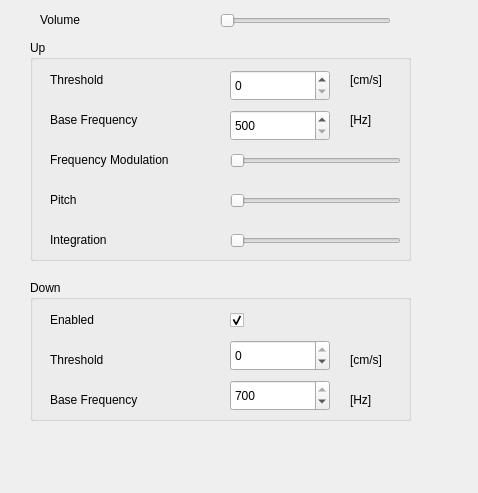
<?xml version="1.0" encoding="UTF-8"?>
<ui version="4.0">
 <class>AcousticFrame</class>
 <widget class="QWidget" name="AcousticFrame">
  <property name="geometry">
   <rect>
    <x>0</x>
    <y>0</y>
    <width>478</width>
    <height>493</height>
   </rect>
  </property>
  <property name="windowTitle">
   <string>Acoustic</string>
  </property>
  <widget class="QLabel" name="textLabel_Volume">
   <property name="geometry">
    <rect>
     <x>40</x>
     <y>10</y>
     <width>150</width>
     <height>20</height>
    </rect>
   </property>
   <property name="text">
    <string>Volume</string>
   </property>
   <property name="wordWrap">
    <bool>false</bool>
   </property>
  </widget>
  <widget class="QSlider" name="slider_Volume">
   <property name="geometry">
    <rect>
     <x>220</x>
     <y>10</y>
     <width>171</width>
     <height>21</height>
    </rect>
   </property>
   <property name="maximum">
    <number>100</number>
   </property>
   <property name="singleStep">
    <number>25</number>
   </property>
   <property name="pageStep">
    <number>25</number>
   </property>
   <property name="orientation">
    <enum>Qt::Horizontal</enum>
   </property>
  </widget>
  <widget class="QGroupBox" name="groupBox_Up">
   <property name="geometry">
    <rect>
     <x>30</x>
     <y>40</y>
     <width>381</width>
     <height>221</height>
    </rect>
   </property>
   <property name="title">
    <string>Up</string>
   </property>
   <widget class="QLabel" name="textLabel_ThresholdUnit_2">
    <property name="geometry">
     <rect>
      <x>320</x>
      <y>30</y>
      <width>67</width>
      <height>20</height>
     </rect>
    </property>
    <property name="text">
     <string>[cm/s]</string>
    </property>
    <property name="wordWrap">
     <bool>false</bool>
    </property>
   </widget>
   <widget class="QLabel" name="textLabel_UpFreq">
    <property name="geometry">
     <rect>
      <x>20</x>
      <y>70</y>
      <width>150</width>
      <height>20</height>
     </rect>
    </property>
    <property name="text">
     <string>Base Frequency</string>
    </property>
    <property name="wordWrap">
     <bool>false</bool>
    </property>
   </widget>
   <widget class="QLabel" name="textLabel_Threshold">
    <property name="geometry">
     <rect>
      <x>20</x>
      <y>30</y>
      <width>134</width>
      <height>20</height>
     </rect>
    </property>
    <property name="text">
     <string>Threshold</string>
    </property>
    <property name="wordWrap">
     <bool>false</bool>
    </property>
   </widget>
   <widget class="QSpinBox" name="spinBox_UpFreq">
    <property name="geometry">
     <rect>
      <x>200</x>
      <y>70</y>
      <width>100</width>
      <height>31</height>
     </rect>
    </property>
    <property name="minimum">
     <number>500</number>
    </property>
    <property name="maximum">
     <number>1400</number>
    </property>
    <property name="singleStep">
     <number>1</number>
    </property>
   </widget>
   <widget class="QSpinBox" name="spinBox_Threshold">
    <property name="geometry">
     <rect>
      <x>200</x>
      <y>30</y>
      <width>100</width>
      <height>31</height>
     </rect>
    </property>
    <property name="minimum">
     <number>0</number>
    </property>
    <property name="maximum">
     <number>20</number>
    </property>
   </widget>
   <widget class="QSlider" name="slider_Pitch">
    <property name="geometry">
     <rect>
      <x>200</x>
      <y>150</y>
      <width>171</width>
      <height>21</height>
     </rect>
    </property>
    <property name="minimum">
     <number>1</number>
    </property>
    <property name="maximum">
     <number>7</number>
    </property>
    <property name="pageStep">
     <number>1</number>
    </property>
    <property name="orientation">
     <enum>Qt::Horizontal</enum>
    </property>
   </widget>
   <widget class="QLabel" name="textLabel_Integration">
    <property name="geometry">
     <rect>
      <x>20</x>
      <y>190</y>
      <width>150</width>
      <height>20</height>
     </rect>
    </property>
    <property name="text">
     <string>Integration</string>
    </property>
    <property name="wordWrap">
     <bool>false</bool>
    </property>
   </widget>
   <widget class="QSlider" name="slider_Integration">
    <property name="geometry">
     <rect>
      <x>200</x>
      <y>190</y>
      <width>171</width>
      <height>21</height>
     </rect>
    </property>
    <property name="minimum">
     <number>1</number>
    </property>
    <property name="maximum">
     <number>35</number>
    </property>
    <property name="orientation">
     <enum>Qt::Horizontal</enum>
    </property>
   </widget>
   <widget class="QLabel" name="textLabel_FreqMod">
    <property name="geometry">
     <rect>
      <x>20</x>
      <y>110</y>
      <width>162</width>
      <height>20</height>
     </rect>
    </property>
    <property name="text">
     <string>Frequency Modulation</string>
    </property>
    <property name="wordWrap">
     <bool>false</bool>
    </property>
   </widget>
   <widget class="QLabel" name="textLabel_Pitch">
    <property name="geometry">
     <rect>
      <x>20</x>
      <y>150</y>
      <width>150</width>
      <height>20</height>
     </rect>
    </property>
    <property name="text">
     <string>Pitch</string>
    </property>
    <property name="wordWrap">
     <bool>false</bool>
    </property>
   </widget>
   <widget class="QSlider" name="slider_FreqMod">
    <property name="geometry">
     <rect>
      <x>200</x>
      <y>110</y>
      <width>171</width>
      <height>21</height>
     </rect>
    </property>
    <property name="cursor">
     <cursorShape>ArrowCursor</cursorShape>
    </property>
    <property name="minimum">
     <number>2</number>
    </property>
    <property name="maximum">
     <number>9</number>
    </property>
    <property name="pageStep">
     <number>1</number>
    </property>
    <property name="orientation">
     <enum>Qt::Horizontal</enum>
    </property>
   </widget>
   <widget class="QLabel" name="textLabel_UpFreqUnit_2">
    <property name="geometry">
     <rect>
      <x>320</x>
      <y>70</y>
      <width>67</width>
      <height>20</height>
     </rect>
    </property>
    <property name="text">
     <string>[Hz]</string>
    </property>
    <property name="wordWrap">
     <bool>false</bool>
    </property>
   </widget>
  </widget>
  <widget class="QGroupBox" name="groupBox_Down">
   <property name="geometry">
    <rect>
     <x>30</x>
     <y>280</y>
     <width>381</width>
     <height>141</height>
    </rect>
   </property>
   <property name="title">
    <string>Down</string>
   </property>
   <widget class="QSpinBox" name="spinBox_Sink">
    <property name="geometry">
     <rect>
      <x>200</x>
      <y>60</y>
      <width>100</width>
      <height>31</height>
     </rect>
    </property>
    <property name="prefix">
     <string/>
    </property>
    <property name="minimum">
     <number>-99</number>
    </property>
    <property name="maximum">
     <number>0</number>
    </property>
   </widget>
   <widget class="QLabel" name="textLabel_SinkUnit">
    <property name="geometry">
     <rect>
      <x>320</x>
      <y>70</y>
      <width>50</width>
      <height>20</height>
     </rect>
    </property>
    <property name="text">
     <string>[cm/s]</string>
    </property>
    <property name="wordWrap">
     <bool>false</bool>
    </property>
   </widget>
   <widget class="QLabel" name="textLabel_DownFreqUnit">
    <property name="geometry">
     <rect>
      <x>320</x>
      <y>110</y>
      <width>33</width>
      <height>20</height>
     </rect>
    </property>
    <property name="text">
     <string>[Hz]</string>
    </property>
    <property name="wordWrap">
     <bool>false</bool>
    </property>
   </widget>
   <widget class="QCheckBox" name="checkBox_SinkAcoustic">
    <property name="geometry">
     <rect>
      <x>200</x>
      <y>30</y>
      <width>21</width>
      <height>20</height>
     </rect>
    </property>
    <property name="text">
     <string/>
    </property>
    <property name="checked">
     <bool>true</bool>
    </property>
   </widget>
   <widget class="QLabel" name="textLabel_Sink">
    <property name="geometry">
     <rect>
      <x>20</x>
      <y>70</y>
      <width>134</width>
      <height>20</height>
     </rect>
    </property>
    <property name="text">
     <string>Threshold</string>
    </property>
    <property name="wordWrap">
     <bool>false</bool>
    </property>
   </widget>
   <widget class="QLabel" name="textLabel_DownFreq">
    <property name="geometry">
     <rect>
      <x>20</x>
      <y>110</y>
      <width>150</width>
      <height>20</height>
     </rect>
    </property>
    <property name="text">
     <string>Base Frequency</string>
    </property>
    <property name="wordWrap">
     <bool>false</bool>
    </property>
   </widget>
   <widget class="QSpinBox" name="spinBox_DownFreq">
    <property name="geometry">
     <rect>
      <x>200</x>
      <y>100</y>
      <width>100</width>
      <height>31</height>
     </rect>
    </property>
    <property name="minimum">
     <number>300</number>
    </property>
    <property name="maximum">
     <number>700</number>
    </property>
    <property name="singleStep">
     <number>1</number>
    </property>
    <property name="value">
     <number>700</number>
    </property>
   </widget>
   <widget class="QLabel" name="textLabel_Sink_2">
    <property name="geometry">
     <rect>
      <x>20</x>
      <y>30</y>
      <width>134</width>
      <height>20</height>
     </rect>
    </property>
    <property name="text">
     <string>Enabled</string>
    </property>
    <property name="wordWrap">
     <bool>false</bool>
    </property>
   </widget>
  </widget>
 </widget>
 <layoutdefault spacing="6" margin="11"/>
 <resources/>
 <connections/>
</ui>
